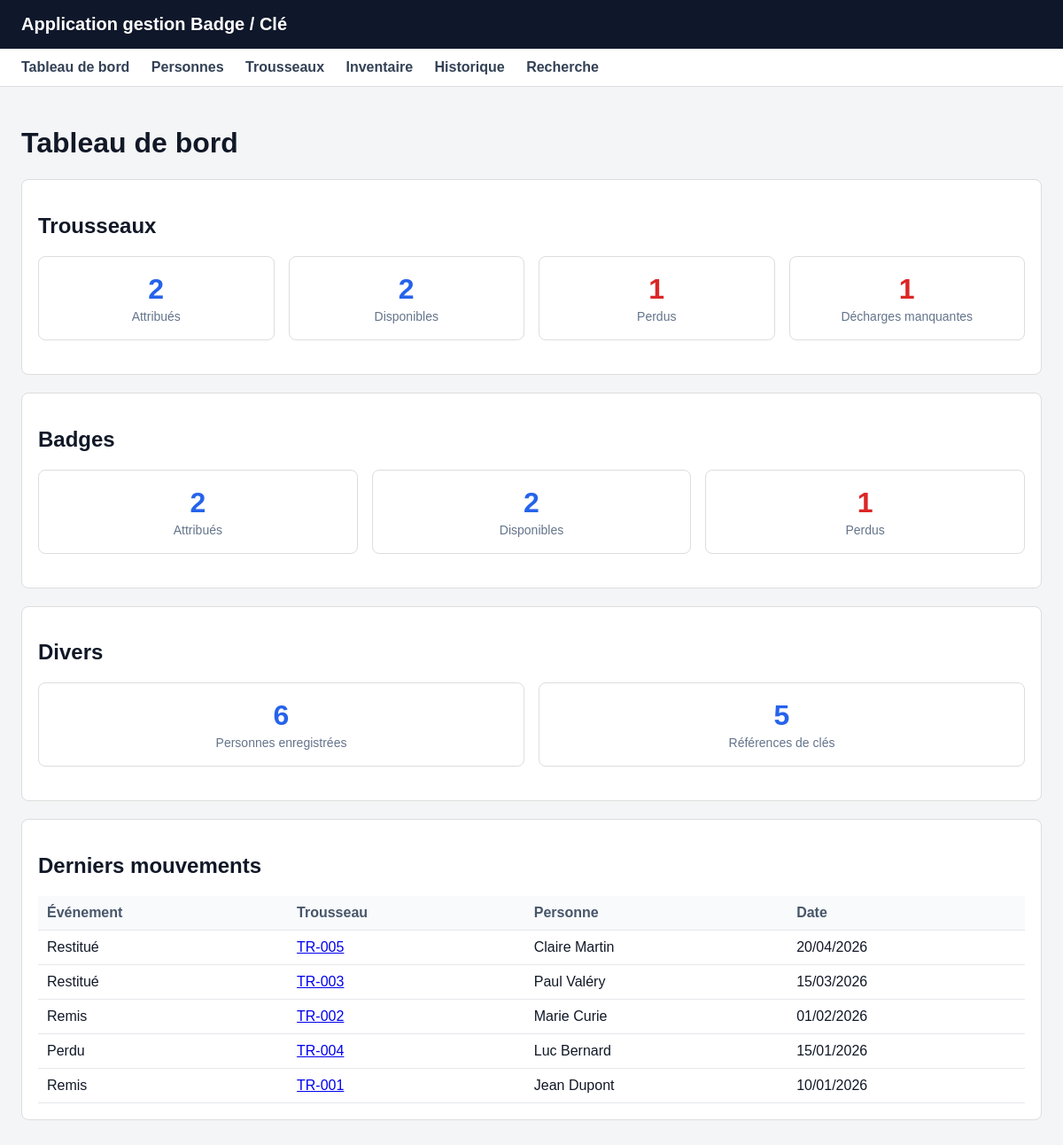
The page / on the database its author committed.
### tables this page shows
CREATE TABLE IF NOT EXISTS `historique_trousseaux` (
  `id_historique` int NOT NULL AUTO_INCREMENT COMMENT 'Clé primaire de l’historique',
  `id_trousseau` int NOT NULL COMMENT 'Trousseau concerné',
  `id_personne` int NOT NULL COMMENT 'Personne concernée par la remise ou restitution',
  `date_remise` date NOT NULL COMMENT 'Date de remise du trousseau',
  `date_restitution` date DEFAULT NULL COMMENT 'Date de restitution du trousseau, NULL si non rendu',
  `decharge_signee` tinyint(1) NOT NULL DEFAULT '0' COMMENT 'Décharge signée : 1 = oui, 0 = non',
  `statut_evenement` varchar(50) NOT NULL COMMENT 'Type d’événement : Remis, Restitué, Perdu',
  `commentaire` text COMMENT 'Commentaire éventuel',
  PRIMARY KEY (`id_historique`),
  KEY `id_trousseau` (`id_trousseau`),
  KEY `id_personne` (`id_personne`)
);

CREATE TABLE IF NOT EXISTS `trousseaux` (
  `id_trousseau` int NOT NULL AUTO_INCREMENT COMMENT 'Clé primaire du trousseau',
  `numero_trousseau` varchar(50) NOT NULL COMMENT 'Numéro unique du trousseau, exemple : TR-001',
  `statut` varchar(50) NOT NULL DEFAULT 'Disponible' COMMENT 'Statut du trousseau : Disponible, Attribué, Perdu',
  `commentaire` text COMMENT 'Commentaire éventuel sur le trousseau',
  PRIMARY KEY (`id_trousseau`),
  UNIQUE KEY `numero_trousseau` (`numero_trousseau`)
);

CREATE TABLE IF NOT EXISTS `personnes` (
  `id_personne` int NOT NULL AUTO_INCREMENT COMMENT 'Clé primaire de la table personne',
  `nom` varchar(100) NOT NULL COMMENT 'Nom de la personne ',
  `prenom` varchar(100) NOT NULL COMMENT 'Prénom de la personne',
  `service` varchar(100) NOT NULL COMMENT 'Service de la personne mairie,association ect ',
  `groupe_personnel` varchar(100) NOT NULL COMMENT 'sous catégorie de service (technicien, secrétaire, comptable, professeur )',
  `telephone` varchar(100) DEFAULT NULL COMMENT 'Numéro de téléphone de la personne (NULL possible)',
  `mail` varchar(100) DEFAULT NULL COMMENT 'Mail de la personne (NULL possible)',
  PRIMARY KEY (`id_personne`)
);

### includes/fonctions.php (called while the page is built, shortened)
<?php
function formaterDate(?string $date): string{
    return date('d/m/Y', strtotime($date));}

### index.php (the view, shortened to what this page needs)
<?php
require_once 'config/database.php';
require_once 'includes/fonctions.php';
include 'includes/header.php';
try {
    $nb_personnes = $pdo->query("SELECT COUNT(*) FROM personnes")->fetchColumn();
    $nb_trousseaux_attribues = $pdo->query("SELECT COUNT(*) FROM trousseaux WHERE statut = 'Attribué'")->fetchColumn();
    $nb_trousseaux_disponibles = $pdo->query("SELECT COUNT(*) FROM trousseaux WHERE statut = 'Disponible'")->fetchColumn();
    $nb_trousseaux_perdus = $pdo->query("SELECT COUNT(*) FROM trousseaux WHERE statut = 'Perdu'")->fetchColumn();
    $nb_decharges_manquantes = $pdo->query("SELECT Count(*) FROM historique_trousseaux WHERE date_restitution IS NULL and decharge_signee = 0 ")->fetchColumn();
    $nb_badges_attribues = $pdo->query("SELECT COUNT(*) FROM badges WHERE statut = 'Attribué'")->fetchColumn();
    $nb_badges_disponibles = $pdo->query("SELECT COUNT(*) FROM badges WHERE statut = 'Disponible'")->fetchColumn();
    $nb_badges_perdus = $pdo->query("SELECT COUNT(*) FROM badges WHERE statut = 'Perdu'")->fetchColumn();
    $nb_references = $pdo->query("SELECT COUNT(*) FROM references_cles")->fetchColumn();
    $derniers_mouvement = $pdo->query("
    SELECT
    h.statut_evenement,
    h.date_remise,
    h.date_restitution,
    t.numero_trousseau,
    t.id_trousseau,
    p.nom,
    p.prenom
    FROM historique_trousseaux h
    JOIN trousseaux t ON h.id_trousseau = t.id_trousseau
    JOIN personnes p ON h.id_personne = p.id_personne
    ORDER BY COALESCE(h.date_restitution, h.date_remise) DESC
    LIMIT 5
    ")->fetchAll(PDO::FETCH_ASSOC);
} catch (PDOException $e) {
    echo "<p>Erreur SQL : " . $e->getMessage() . "</p>";
}
?>
<h1>Tableau de bord</h1>
<div class="card">
    <h2>Trousseaux</h2>
    <div class="stats-grid">
        <div class="stat-card">
            <div class="stat-number"><?= $nb_trousseaux_attribues ?? 0 ?></div>
            <div class="stat-label">Attribués</div>
        </div>
        <div class="stat-card">
            <div class="stat-number"><?= $nb_trousseaux_disponibles ?? 0 ?></div>
            <div class="stat-label">Disponibles</div>
        </div>
        <div class="stat-card <?= ($nb_trousseaux_perdus > 0) ? 'alert' : '' ?>">
            <div class="stat-number"><?= $nb_trousseaux_perdus ?? 0 ?></div>
            <div class="stat-label">Perdus</div>
        </div>
        <div class="stat-card <?= ($nb_decharges_manquantes > 0) ? 'alert' : '' ?>">
            <div class="stat-number"><?= $nb_decharges_manquantes ?? 0 ?></div>
            <div class="stat-label">Décharges manquantes</div>
        </div>
    </div>
</div>
<div class="card">
    <h2>Badges</h2>
    <div class="stats-grid">
        <div class="stat-card">
            <div class="stat-number"><?= $nb_badges_attribues ?? 0 ?></div>
            <div class="stat-label">Attribués</div>
        </div>
        <div class="stat-card">
            <div class="stat-number"><?= $nb_badges_disponibles ?? 0 ?></div>
            <div class="stat-label">Disponibles</div>
        </div>
        <div class="stat-card <?= ($nb_badges_perdus > 0) ? 'alert' : '' ?>">
            <div class="stat-number"><?= $nb_badges_perdus ?? 0 ?></div>
            <div class="stat-label">Perdus</div>
        </div>
    </div>
</div>
<div class="card">
    <h2>Divers</h2>
    <div class="stats-grid">
        <div class="stat-card">
            <div class="stat-number"><?= $nb_personnes ?? 0 ?></div>
            <div class="stat-label">Personnes enregistrées</div>
        </div>
        <div class="stat-card">
            <div class="stat-number"><?= $nb_references ?? 0 ?></div>
            <div class="stat-label">Références de clés</div>
        </div>
    </div>
</div>
<div class="card">
    <h2>Derniers mouvements</h2>
    <?php if (empty($derniers_mouvement)) : ?>
        <p>Aucun mouvement enregistré.</p>
    <?php else : ?>
        <table>
            <thead>
                <tr>
                    <th>Événement</th>
                    <th>Trousseau</th>
                    <th>Personne</th>
                    <th>Date</th>
                </tr>
            </thead>
            <tbody>
                <?php foreach ($derniers_mouvement as $m) : ?>
                    <tr>
                        <td><?= htmlspecialchars($m['statut_evenement']) ?></td>
                        <td>
                            <a href = "fiche_trousseau.php?id=<?= (int)$m['id_trousseau'] ?>">
                                <?= htmlspecialchars($m['numero_trousseau']) ?>
                            </a>
                        </td>
                        <td><?= htmlspecialchars($m['prenom'] . ' ' . $m['nom']) ?></td>
                        <td>
                            <?= formaterDate($m['date_restitution'] ?? $m['date_remise'])?>
                        </td>
                    </tr>
                <?php endforeach; ?>
            </tbody>
        </table>
    <?php endif; ?>
</div>
<?php include 'includes/footer.php'; ?>

### includes/header.php (shortened to what this page needs)
<!DOCTYPE html>
<html lang="fr">
<head>
    <link rel="stylesheet" href="assets/css/style.css">
</head>
<body>
<header>
    Application gestion Badge / Clé
</header>
<nav>
    <a href="index.php">Tableau de bord</a>
    <a href="personnes.php">Personnes</a>
    <a href="trousseaux.php">Trousseaux</a>
    <a href="inventaire.php">Inventaire</a>
    <a href="historique.php">Historique</a>
    <a href="recherche.php">Recherche</a>
</nav>
<main>

### includes/footer.php
</main>
</body>
</html>

### assets/css/style.css (style rules this page uses)
body { margin: 0; font-family: Arial, sans-serif; background-color: #f4f5f7; color: #111827; }
header { background-color: #0f172a; color: white; padding: 16px 24px; font-size: 20px; font-weight: bold; }
nav { background-color: white; border-bottom: 1px solid #ddd; padding: 12px 24px; }
nav a { margin-right: 20px; text-decoration: none; color: #334155; font-weight: bold; }
main { padding: 24px; }
.card { background: white; border: 1px solid #ddd; border-radius: 8px; padding: 18px; margin-bottom: 20px; }
.stats-grid { display: grid; grid-template-columns: repeat(auto-fit, minmax(180px, 1fr)); gap: 16px; margin-bottom: 20px; }
.stat-card { background: white; border: 1px solid #ddd; border-radius: 8px; padding: 18px; text-align: center; }
.stat-card .stat-number { font-size: 2rem; font-weight: bold; color: #2563eb; }
.stat-card .stat-label { font-size: 0.875rem; color: #64748b; margin-top: 4px; }
.stat-card.alert .stat-number { color: #dc2626; }
table { width: 100%; border-collapse: collapse; background: white; }
th, td { border-bottom: 1px solid #e5e7eb; padding: 10px; text-align: left; }
th { background-color: #f8fafc; color: #475569; }

### rows shown on the page
historique_trousseaux: statut_evenement "Restitué", id_trousseau.numero_trousseau "TR-005", id_personne.nom "Claire Martin", date_restitution "20/04/2026"
historique_trousseaux: statut_evenement "Restitué", id_trousseau.numero_trousseau "TR-003", id_personne.nom "Paul Valéry", date_restitution "15/03/2026"
historique_trousseaux: statut_evenement "Remis", id_trousseau.numero_trousseau "TR-002", id_personne.nom "Marie Curie", date_restitution+date_remise "01/02/2026"
historique_trousseaux: statut_evenement "Perdu", id_trousseau.numero_trousseau "TR-004", id_personne.nom "Luc Bernard", date_restitution+date_remise "15/01/2026"
historique_trousseaux: statut_evenement "Remis", id_trousseau.numero_trousseau "TR-001", id_personne.nom "Jean Dupont", date_restitution+date_remise "10/01/2026"

### other values the page prints
$nb_trousseaux_attribues "2"
$nb_trousseaux_disponibles "2"
$nb_trousseaux_perdus "1"
$nb_decharges_manquantes "1"
$nb_badges_attribues "2"
$nb_badges_disponibles "2"
$nb_badges_perdus "1"
$nb_personnes "6"
$nb_references "5"
